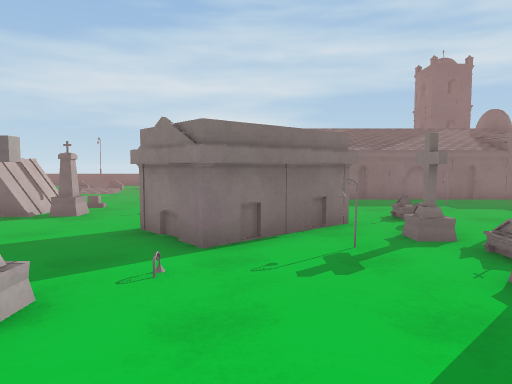
view 1 (above)

24 first-person views from a walk through a 3-D level made in the Unity game engine. The camera is 1.3 m above the floor, tilts 4° down and sees 70° across. The floor is counted in squares, 1.12 m on a side. Each view is taken from the middle of a square. On the plan, view 1 faces up. The plan holds only what a view shows up to about 14 squares ahead; the rest is blank. The place goes on beyond the plan. The player is left out. Surface patterns are stand-ins for the level's own textures.

view 2
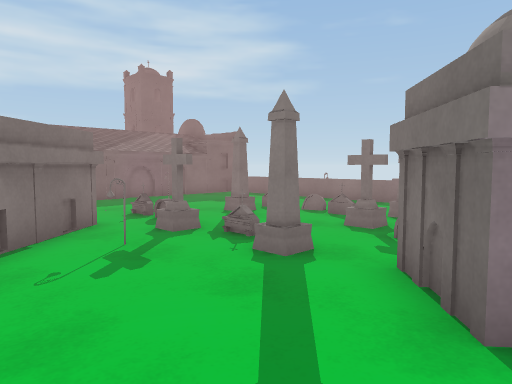

view 3
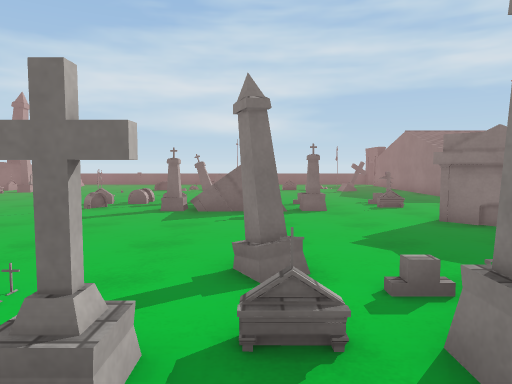

view 4
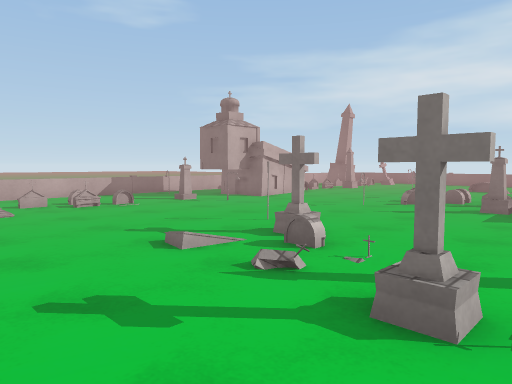

view 5
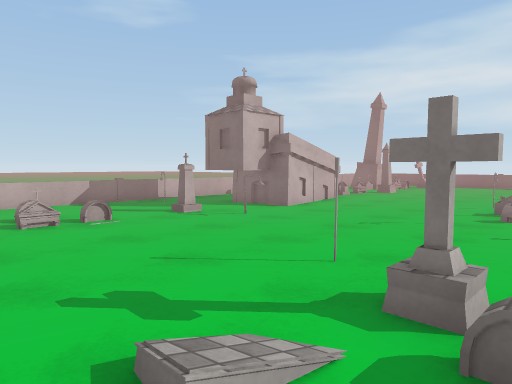

view 6
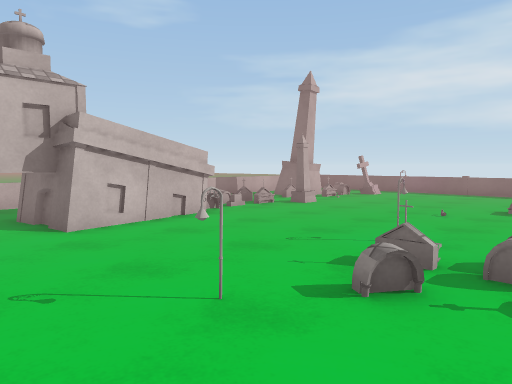

view 7
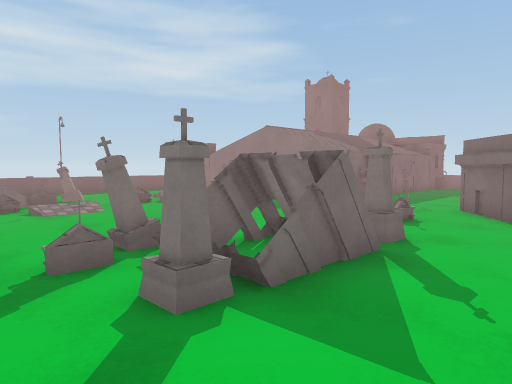

view 8
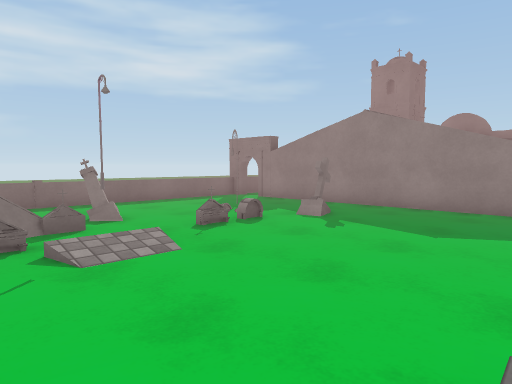

view 9
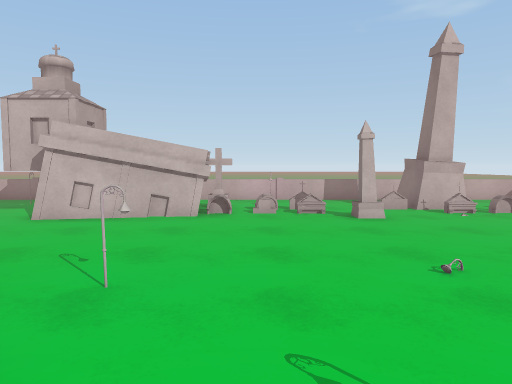

view 10
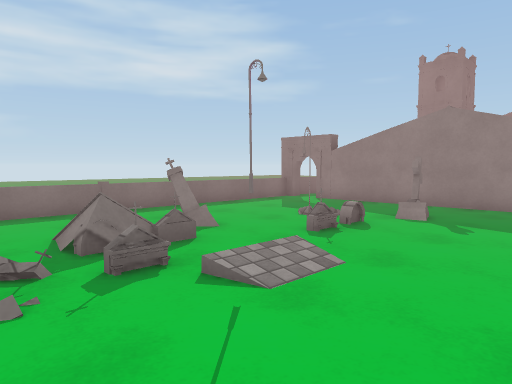

view 11
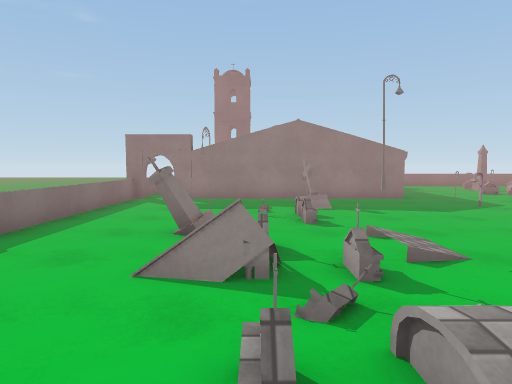

view 12
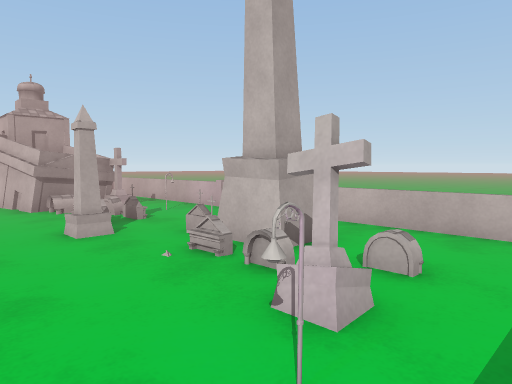

view 13
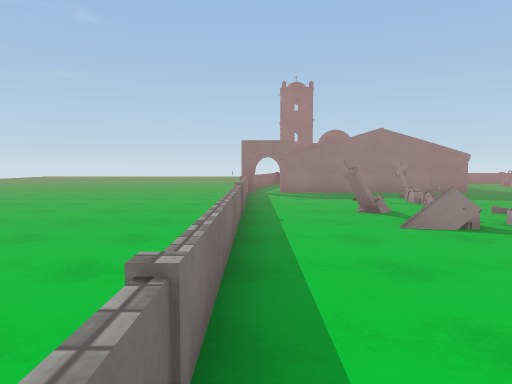

view 14
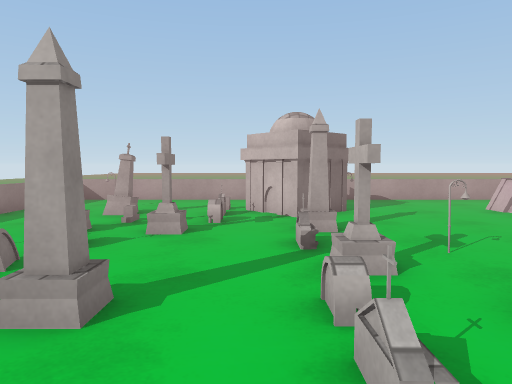

view 15
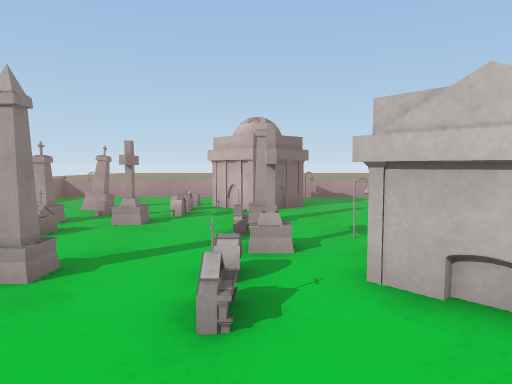

view 16
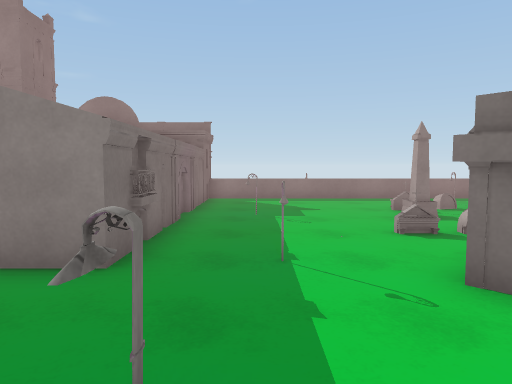

view 17
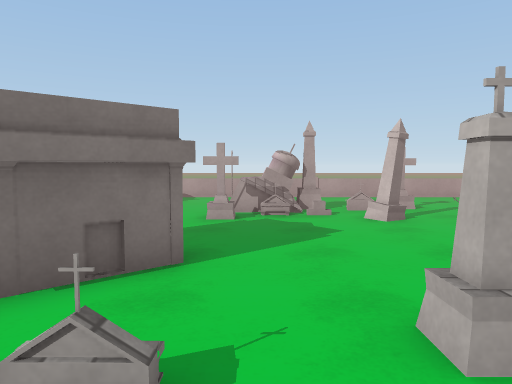

view 18
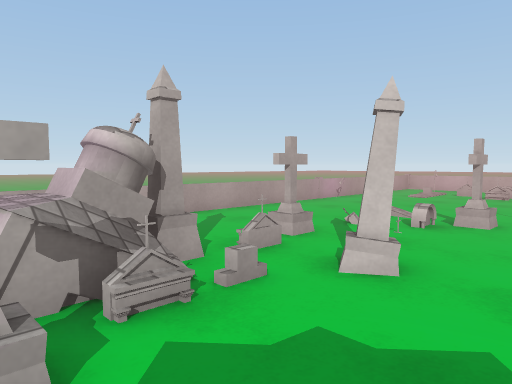

view 19
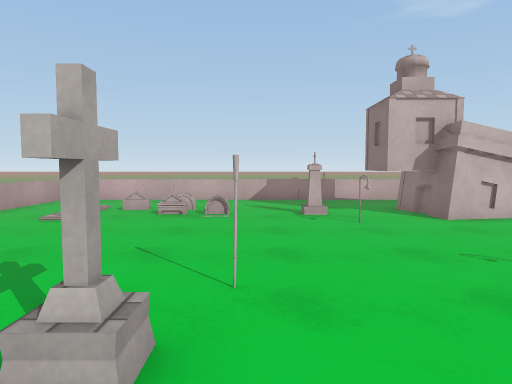

view 20
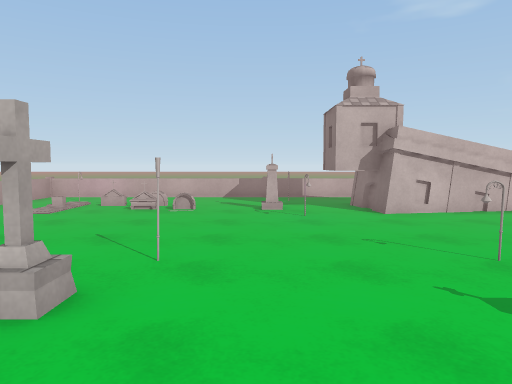

view 21
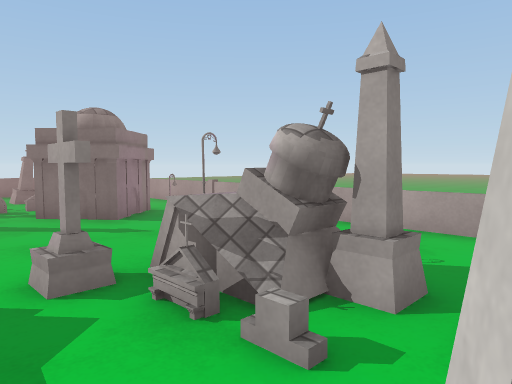

view 22
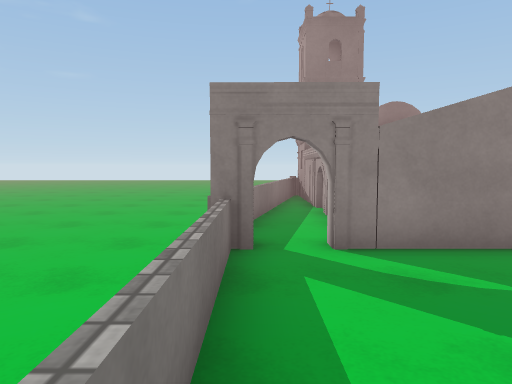

view 23
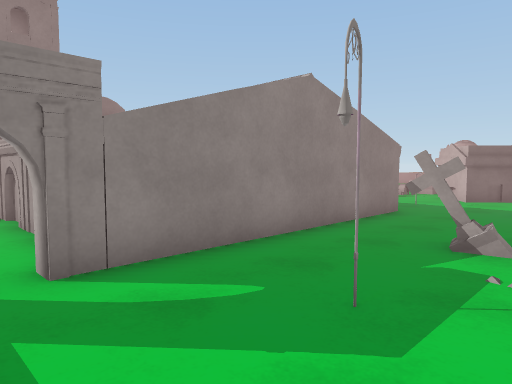

view 24
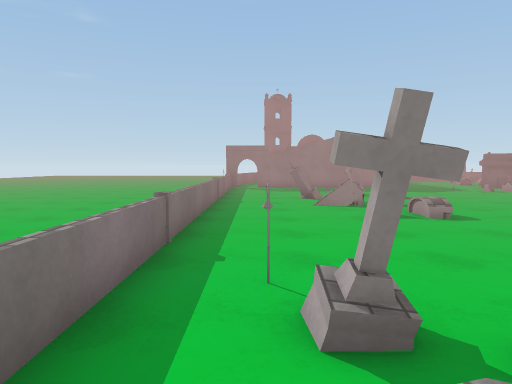

### Floor plan
Key: @ floor where view 1 was taken; # wall or solid block; x gap in a wall; . floor; / step, stairs or slope; = window, fence, low wall or low ledge; O other object.
Columns run from 21 left of view 1 to 11 right of it. Each row starts with its distance up from view 1.
 24         .....................
 23     ===##======#======#=....
 22 =   ..................##=====
 21 =.....O...............x....=====
 20 =..OO..........O...OO.#  #######
 19 =...O........O.O...OO.#
 18 =.O#O......O.OO.......#
 17 =  O.......O.O....O...#
 16 =....O........O.....O.#
 15 =.....................#
 14 =..OO.................#
 13 =.O//.................###########
 12 =.OOO.....O.........O..........=
 11 =..OO........O........O....O...=
 10 =.  OO....O.O.OO...............=
  9 =..OOO.......OOO.O.O.O.........=
  8 =..##O....O.........OOO.O......=
  7 =..#O..............OO OO...O...=
  6 =.O.O.O............OOOO.O...O  =
  5 =...................O.O......O.=
  4 =.........O................OO..=
  3 =..........O...O...O....O..O...=
  2 =...O.............O.....O......
  1 =.............OO.O O...OOO..O..=
  0 =................. ..@.OOO.....=
 -1 =.O...................O.O....O.
 -2 =..... O...............  ......=
 -3 ====   =========================

Where each view was taken, in squares from view 1:
view 1: 0 up, 0 right, facing up
view 2: 0 up, 1 left, facing up-right
view 3: 1 down, 6 left, facing up
view 4: 2 down, 6 left, facing up-left
view 5: 0 up, 9 left, facing up-left
view 6: 6 up, 9 left, facing up-left
view 7: 6 up, 10 left, facing up-right
view 8: 11 up, 9 left, facing up-right
view 9: 13 up, 8 left, facing left
view 10: 13 up, 10 left, facing up-right
view 11: 18 up, 12 left, facing right
view 12: 22 up, 14 left, facing down-left
view 13: 22 up, 15 left, facing right
view 14: 10 up, 4 right, facing down
view 15: 11 up, 3 right, facing down
view 16: 11 up, 3 left, facing right
view 17: 11 up, 3 left, facing down
view 18: 5 up, 2 left, facing down-left
view 19: 4 up, 8 left, facing left
view 20: 5 up, 7 left, facing left
view 21: 4 up, 6 left, facing down-right
view 22: 22 up, 4 left, facing right
view 23: 22 up, 3 left, facing down-right
view 24: 21 up, 19 left, facing right
